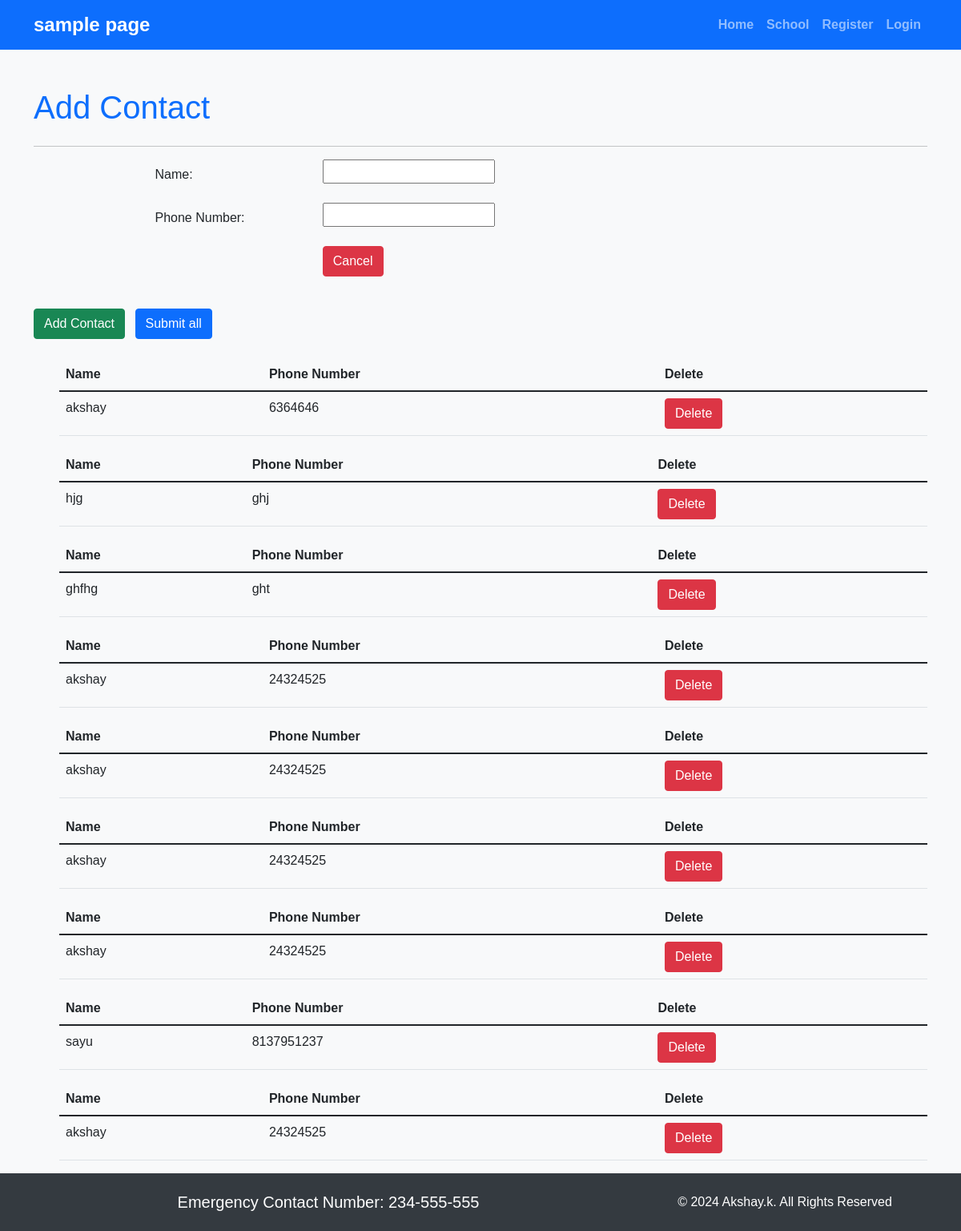
The app's page /, older data.
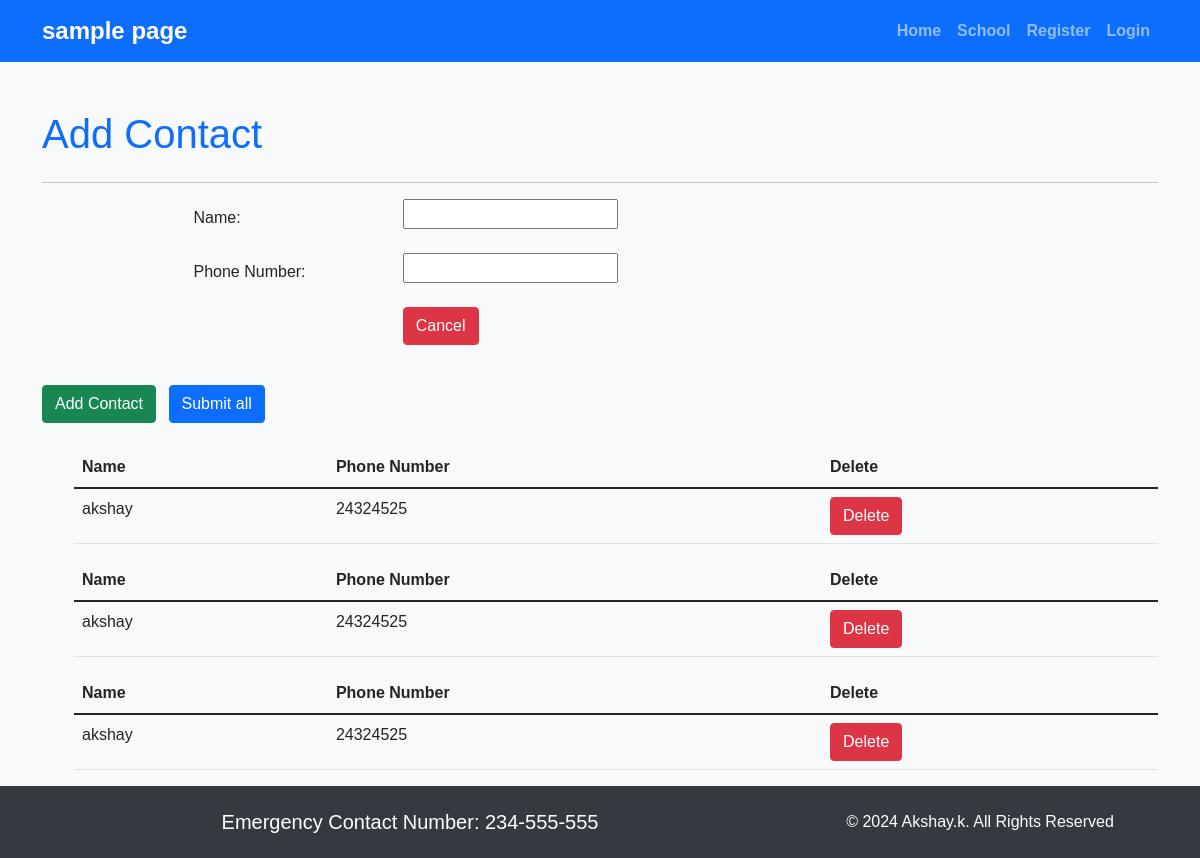
The same page, newer data.
### firstapp/models.py (models this page shows, shortened)
class Contact(models.Model):
    name=models.CharField(max_length=100)
    phone_number=models.CharField(max_length=20)

### firstapp/views.py (the view)
# urls.py: path('',views.index,name='index'),
def index(request):
    context={'form':ContactForm(),'contacts':Contact.objects.all()}
    return render(request,"index.html",context)

### firstapp/forms.py
class ContactForm(forms.ModelForm):
    class Meta:
        model =Contact
        fields='__all__'

### templates/index.html
{% extends 'base.html' %}
{% block content %}
<h1 class="mb-4 text-primary">Add Contact</h1>
<hr>
<div id="contact-forms">
    {% include 'partials/form.html' %}
</div>
<div class="my-4">
    <button type="submit" class="btn btn-success me-2"
            hx-get="{% url 'create-contact' %}"
            hx-target="#contact-forms"
            hx-swap="beforeend">Add Contact</button>
    <button type="button" class="btn btn-primary" id="submit-all">Submit all</button>
</div>
<ul id="contact-list">
    {% for contact in contacts %}
        {% include 'partials/contact.html' %}
    {% endfor %}
</ul>
{% endblock %}

### templates/partials/contact.html
<table class="table">
    <thead>
        <tr>
            <th>Name</th>
            <th>Phone Number</th>
            <th>Delete</th>
        </tr>
    </thead>
    <tbody>
        <tr>
            <td>{{ contact.name }}</td>
            <td>{{ contact.phone_number }}</td>
            <td>
                <button class="btn btn-danger" hx-delete="/contact/1">
                    Delete
                </button>
            </td>
        </tr>
    </tbody>
</table>

Row changes from the older to the newer data that the page shows:
removed Contact: name "akshay", phone_number "6364646"
removed Contact: name "hjg", phone_number "ghj"
removed Contact: name "ghfhg", phone_number "ght"
removed Contact: name "akshay", phone_number "24324525"
removed Contact: name "sayu", phone_number "8137951237"
removed Contact: name "akshay", phone_number "24324525"
